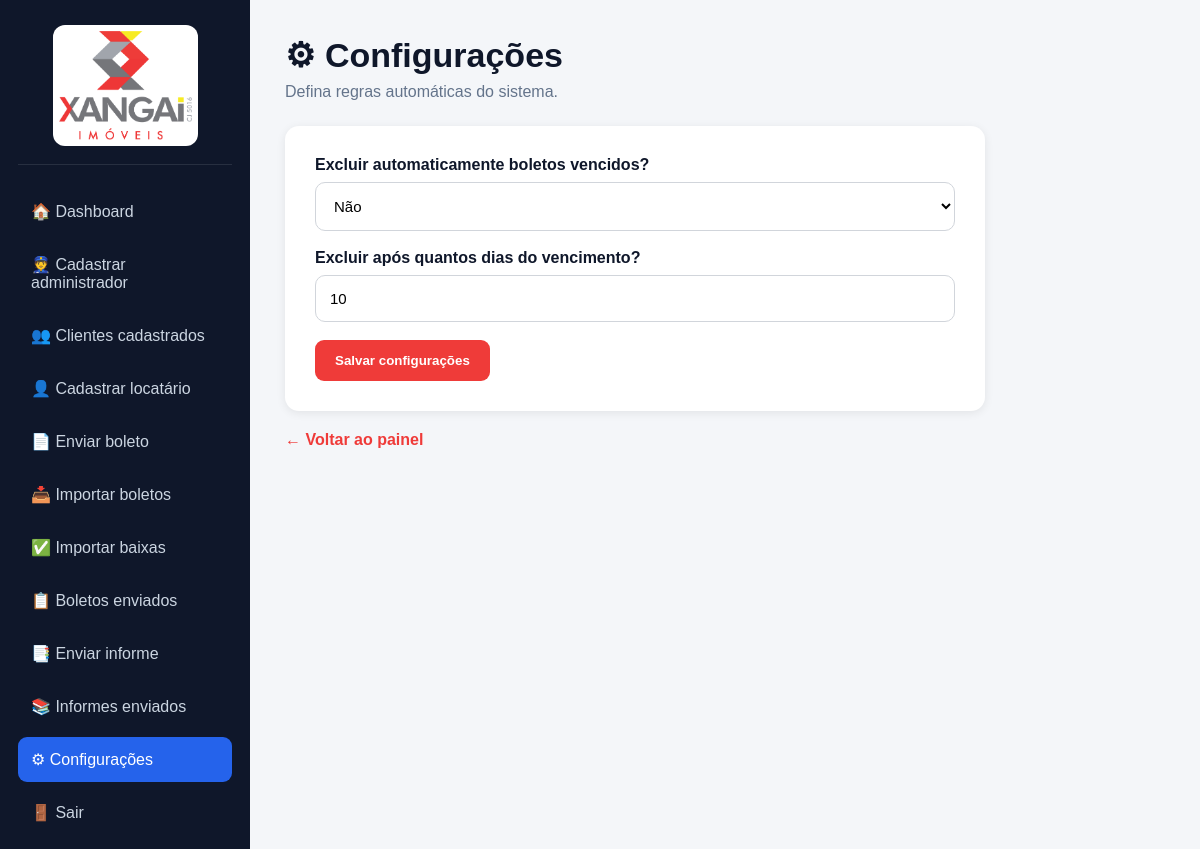
The app's page /configuracoes (signed in) with its own data.
### tables this page shows
CREATE TABLE configuracoes (
        chave TEXT PRIMARY KEY,
        valor TEXT
    );

### main.py (the view, shortened to what this page needs)
@app.route("/configuracoes", methods=["GET", "POST"])
def configuracoes():
    if not login_obrigatorio_admin():
        return redirect("/")
    excluir = obter_configuracao("excluir_boletos_vencidos", "nao")
    dias = obter_configuracao("dias_excluir_boletos_vencidos", "10")
    return render_template(
        "configuracoes.html",
        excluir=excluir,
        dias=dias
    )

### main.py (called while the page is built)
def conectar():
    return sqlite3.connect(DB_PATH)

def login_obrigatorio_admin():
    return session.get("tipo") == "admin"

def obter_configuracao(chave, padrao=None):
    conn = conectar()
    cursor = conn.cursor()
    cursor.execute("""
        SELECT valor
        FROM configuracoes
        WHERE chave = ?
    """, (chave,))
    resultado = cursor.fetchone()
    conn.close()
    if resultado:
        return resultado[0]
    return padrao

### templates/configuracoes.html (shortened to what this page needs)
<!DOCTYPE html>
<html lang="pt-br">
<head>
</head>
<body>
<div class="layout">
<aside class="menu">
    <div class="logo-area">
        <img src="{{ url_for('static', filename='img/logo_xangai.png') }}" alt="Xangai Imóveis" class="logo-menu">
    </div>
    <a href="/admin">🏠 Dashboard</a>
    <a href="/cadastro_admin">👮 Cadastrar administrador</a>
    <a href="/clientes_admin">👥 Clientes cadastrados</a>
    <a href="/cadastro_locatario">👤 Cadastrar locatário</a>
    <a href="/upload_boleto">📄 Enviar boleto</a>
    <a href="/importar_boletos">📥 Importar boletos</a>
    <a href="/importar_baixas">✅ Importar baixas</a>
    <a href="/boletos_admin">📋 Boletos enviados</a>
    <a href="/upload_informe">📑 Enviar informe</a>
    <a href="/informes_admin">📚 Informes enviados</a>
    <a class="ativo" href="/configuracoes">⚙ Configurações</a>
    <a href="/logout">🚪 Sair</a>
</aside>
<main class="conteudo">
    <div class="topo">
        <h1>⚙ Configurações</h1>
        <p>Defina regras automáticas do sistema.</p>
    </div>
    <div class="card">
        <form method="POST">
            <label>Excluir automaticamente boletos vencidos?</label>
            <select name="excluir_boletos_vencidos">
                <option value="nao" {% if excluir == "nao" %}selected{% endif %}>Não</option>
            </select>
            <label>Excluir após quantos dias do vencimento?</label>
            <input type="number" name="dias_excluir_boletos_vencidos" value="{{ dias }}" min="1">
            <button class="botao" type="submit">
                Salvar configurações
            </button>
        </form>
    </div>
    <a class="voltar" href="/admin">← Voltar ao painel</a>
</main>
</div>
</body>
</html>

### templates/configuracoes.html (style rules this page uses)
* { box-sizing: border-box; }
body { margin:0; font-family:Arial,sans-serif; background:#f4f6f9; color:#0f172a; }
.layout { display:flex; min-height:100vh; }
.menu { width:250px; min-height:100vh; background:#0f172a; color:white; padding:25px 18px; flex-shrink:0; position:sticky; top:0; align-self:flex-start; }
.menu a { display:block; color:#cbd5e1; text-decoration:none; padding:13px; border-radius:9px; margin-bottom:8px; }
.menu a:hover, .menu .ativo { background:#2563eb; color:white; }
.logo-area { text-align:center; margin-bottom:24px; padding-bottom:18px; border-bottom:1px solid rgba(255,255,255,.10); }
.logo-menu { width:145px; max-width:100%; display:block; margin:0 auto; background:white; border-radius:12px; padding:6px; }
.conteudo { flex:1; padding:35px; }
.topo h1 { margin:0; font-size:34px; }
.topo p { color:#64748b; margin-top:8px; }
.card { background:white; padding:30px; border-radius:14px; box-shadow:0 2px 10px rgba(0,0,0,.08); margin-top:25px; max-width:700px; }
label { display:block; margin-bottom:8px; font-weight:bold; }
input, select { width:100%; padding:14px; border:1px solid #d1d5db; border-radius:10px; font-size:15px; margin-bottom:18px; background:white; }
.botao { display:inline-block; background:#ef3b39; color:white; padding:13px 20px; border-radius:9px; border:none; text-decoration:none; font-weight:bold; cursor:pointer; }
.voltar { display:inline-block; margin-top:20px; color:#ef3b39; text-decoration:none; font-weight:bold; }

### records on screen
configuracoes: excluir_boletos_vencidos "Não"
configuracoes: dias_excluir_boletos_vencidos "10"
